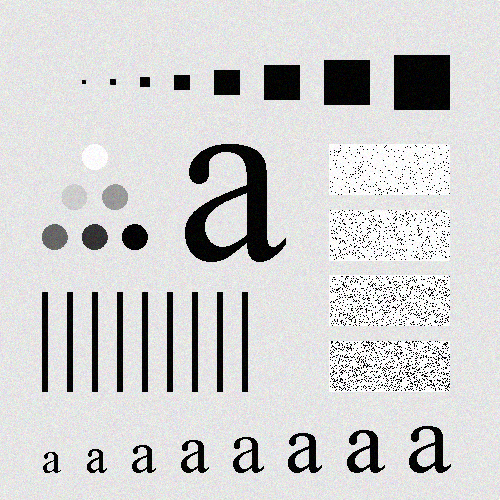
//> input picture Tutorial_Filter/images/Pattern_original_GaussNoise.tif, 500 x 500 px
$ ./filter_demo_student   (built with g++ and OpenCV 4)
//> lines starting //> are read from the running program, lines starting //| are printed output that depends on the picture
/* ------------------------------------------------------ /
*Image Proccessing with Deep Learning
* OpenCV : Filter Demo
* Created : 2021 - Spring
------------------------------------------------------ */

#include <opencv2/opencv.hpp>
#include <iostream>

using namespace std;
using namespace cv;

void main()
{
	cv::Mat src, dst;
	src = cv::imread("Pattern_original_GaussNoise.tif", 0);
//> src: 500 rows x 500 cols, CV_8UC1; min 0, max 255, mean 207.3

	int i = 3;
	Size kernelSize = cv::Size(i, i);

	/* Blur */
	cv::blur(src, dst, cv::Size(i, i), cv::Point(-1, -1));
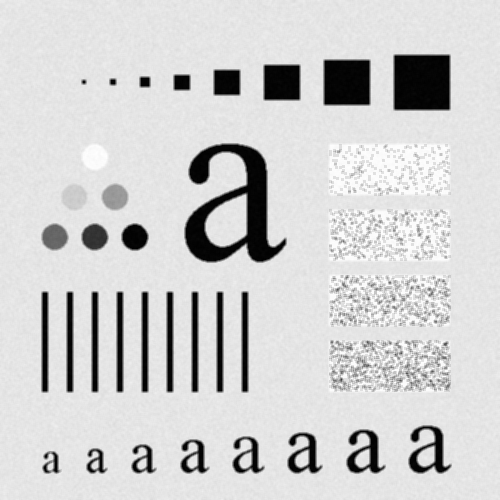
//> dst: 500 rows x 500 cols, CV_8UC1; min 0, max 254, mean 207.3
	namedWindow("Blur", WINDOW_NORMAL);
	imshow("Blur", dst);

	/* Gaussian Filter */
	// ADD YOUR CODE HERE
	//namedWindow("Gaussian", WINDOW_NORMAL);
	//imshow("Gaussian", dst);


	/* Median Filter */
	// ADD YOUR CODE HERE
	//namedWindow("Median", CV_WINDOW_AUTOSIZE);
	//imshow("Median", dst);


	/* Laplacian Filter */
	int kernel_size = 3;
	int scale = 1;
	int delta = 0;
	int ddepth = CV_16S;

	cv::Laplacian(src, dst, ddepth, kernel_size, scale, delta, cv::BORDER_DEFAULT);
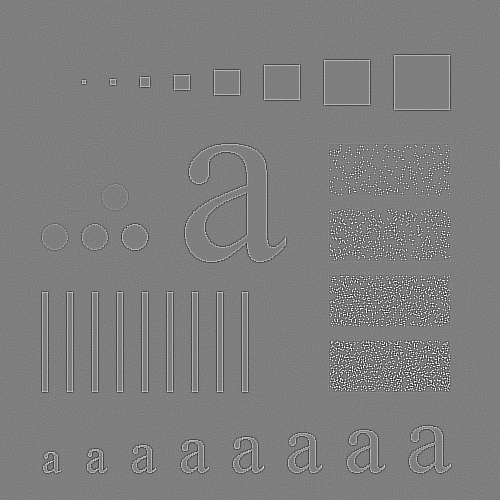
//> dst: 500 rows x 500 cols, CV_16SC1; min -2024, max 2040, mean 0; drawn with min black and max white
	src.convertTo(src, CV_16S);
//> src: 500 rows x 500 cols, CV_16SC1
	cv::Mat result_laplcaian = src - dst;
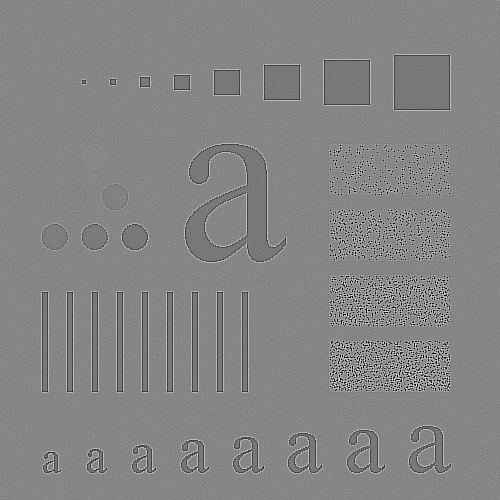
//> result_laplcaian: 500 rows x 500 cols, CV_16SC1; min -2040, max 2279, mean 207.3; drawn with min black and max white
	result_laplcaian.convertTo(result_laplcaian, CV_8U);
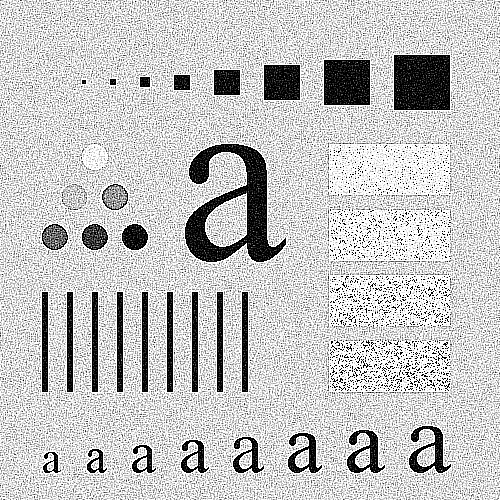
//> result_laplcaian: 500 rows x 500 cols, CV_8UC1; min 0, max 255, mean 195.9
	namedWindow("Laplacian", CV_WINDOW_AUTOSIZE);
	cv::imshow("Laplacian", result_laplcaian);


	/* 2D Convolution of a filter kernel */
	/* Design a normalized box filter kernel 5 by 5 */
	src.convertTo(src, CV_8UC1);

	Mat kernel;
	delta = 0;
	ddepth = -1;
	kernel_size = 5;
	Point anchor = Point(-1, -1);

	// ADD YOUR CODE HERE
	// ADD YOUR CODE HERE
	//
	//namedWindow("Conv2D", CV_WINDOW_AUTOSIZE);
	//cv::imshow("Conv2D", dst);


	cv::waitKey(0);
}
